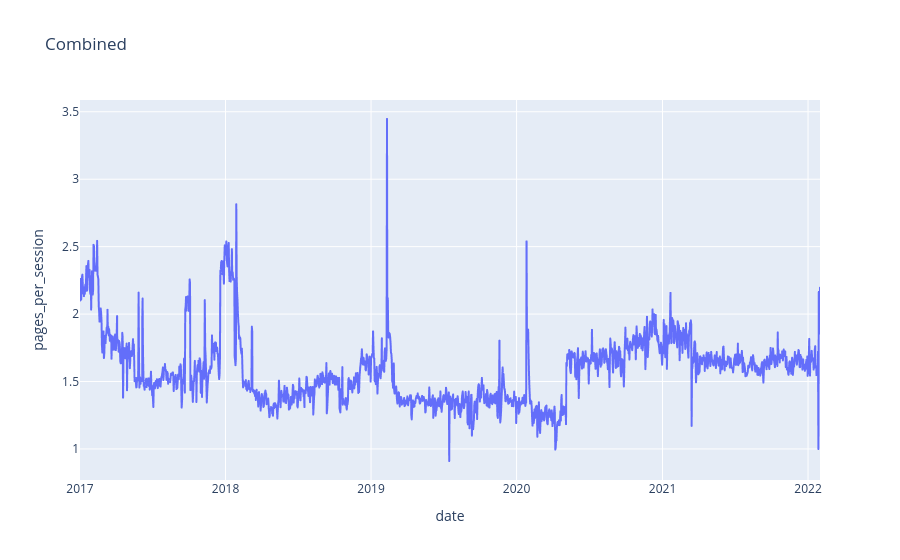

Write notebook code for a chart like this one.
### Markdown cell above
**C.** Visualize this new `pages_per_session` metric using a line chart for each site. You will have 3 separate graphs!

### Code cell
# combined_site graph
px.line(combined_site, x = 'date', y = 'pages_per_session', title = 'Combined')

### Figure 1 — Plotly figure (JSON) as saved in the notebook; plotly's stock layout.template omitted (floating-point values rounded to 4 significant figures; data arrays with more than 128 entries replaced by an {"elided": "..."} marker saying what was removed)
{"data": [{"hovertemplate": "date=%{x}<br>pages_per_session=%{y}<extra></extra>", "legendgroup": "", "line": {"color": "#636efa", "dash": "solid"}, "marker": {"symbol": "circle"}, "mode": "lines", "name": "", "showlegend": false, "type": "scattergl", "x": {"elided": "1857 str values"}, "xaxis": "x", "y": {"elided": "1857 float values"}, "yaxis": "y"}], "layout": {"autosize": true, "legend": {"tracegroupgap": 0}, "title": {"text": "Combined"}, "xaxis": {"anchor": "y", "autorange": true, "domain": [0, 1], "range": ["2017-01-01", "2022-01-31"], "title": {"text": "date"}, "type": "date"}, "yaxis": {"anchor": "x", "autorange": true, "domain": [0, 1], "range": [0.7698, 3.587], "title": {"text": "pages_per_session"}, "type": "linear"}}}
